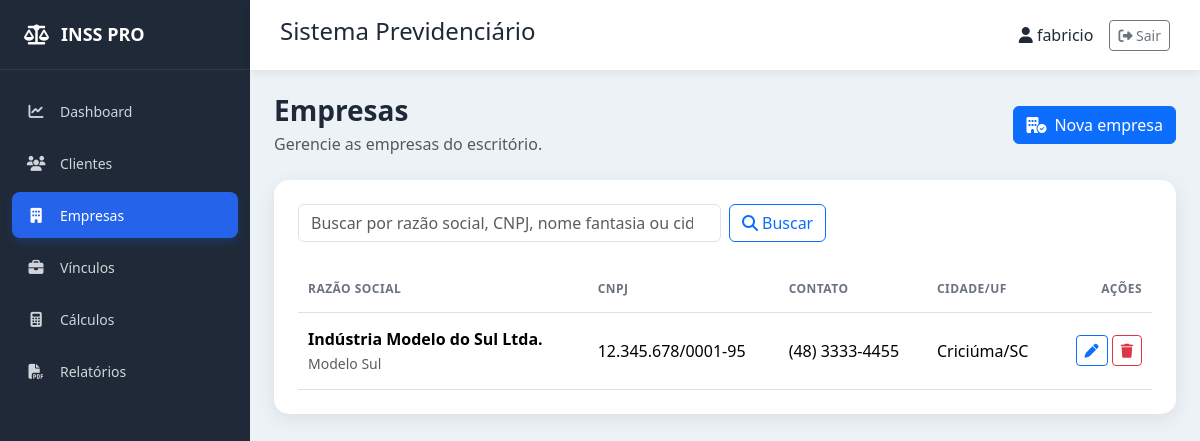
The page /empresas/ (signed in) on the database as committed earlier.
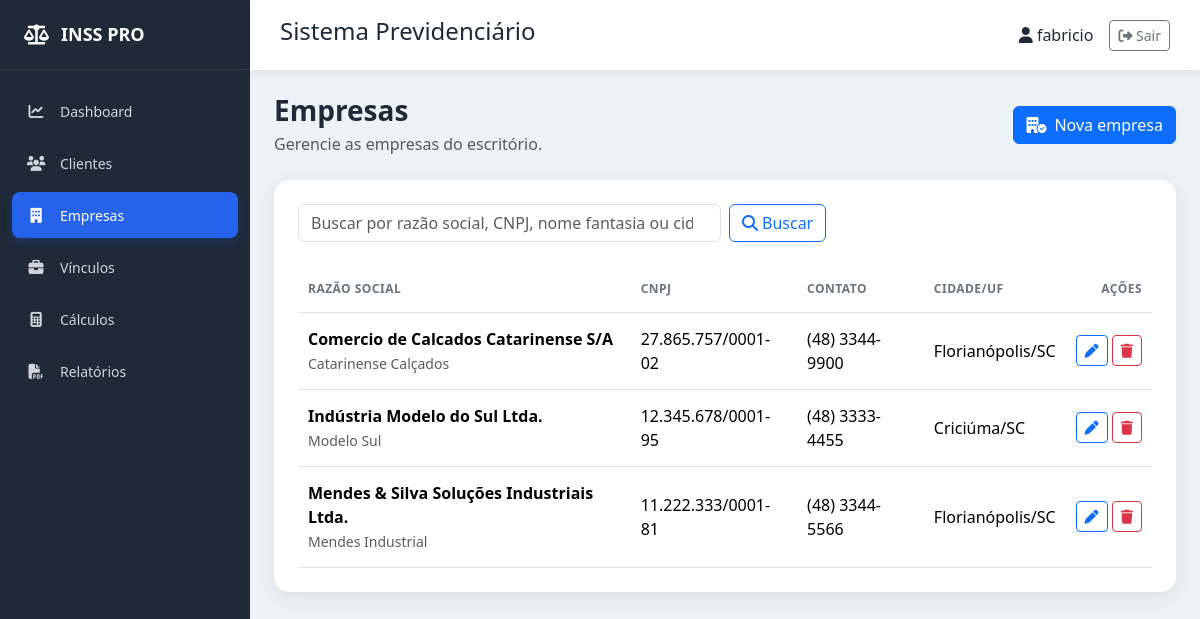
The same page on the database as committed later.
### empresas/models.py (models this page shows, shortened)
class Empresa(models.Model):
    razao_social = models.CharField(max_length=200)
    nome_fantasia = models.CharField(max_length=200, blank=True)
    cnpj = models.CharField(max_length=18, unique=True)
    inscricao_estadual = models.CharField(max_length=30, blank=True)
    telefone = models.CharField(max_length=20, blank=True)
    email = models.EmailField(blank=True)
    cep = models.CharField(max_length=10, blank=True)
    endereco = models.CharField(max_length=200, blank=True)
    numero = models.CharField(max_length=10, blank=True)
    complemento = models.CharField(max_length=100, blank=True)
    bairro = models.CharField(max_length=100, blank=True)
    cidade = models.CharField(max_length=100, blank=True)
    estado = models.CharField(max_length=2, blank=True)
    observacoes = models.TextField(blank=True)
    criado_em = models.DateTimeField(auto_now_add=True)
    atualizado_em = models.DateTimeField(auto_now=True)
    class Meta:
        ordering = ["razao_social"]
        verbose_name = "Empresa"
        verbose_name_plural = "Empresas"

### empresas/views.py (the view)
# urls.py: path("empresas/", views.lista, name="lista"),
def lista(request):
    termo = request.GET.get("q", "").strip()
    empresas = Empresa.objects.all()
    if termo:
        empresas = empresas.filter(Q(razao_social__icontains=termo) | Q(nome_fantasia__icontains=termo) | Q(cnpj__icontains=termo) | Q(cidade__icontains=termo))
    return render(request, "empresas/lista.html", {"empresas": empresas, "termo": termo})

### templates/empresas/lista.html (shortened to what this page needs)
{% extends "base.html" %}
{% block content %}
<div class="page-header d-flex flex-wrap justify-content-between align-items-center gap-3 mb-4"><div><h1 class="h3 mb-1">Empresas</h1><p class="text-muted mb-0">Gerencie as empresas do escritório.</p></div><a href="{% url 'empresas:cadastrar' %}" class="btn btn-primary"><i class="fa-solid fa-building-circle-check me-2"></i>Nova empresa</a></div>
<div class="card content-card"><div class="card-body p-4"><form method="get" class="row g-2 mb-4"><div class="col-md-8 col-lg-6"><input type="search" name="q" value="{{ termo }}" class="form-control" placeholder="Buscar por razão social, CNPJ, nome fantasia ou cidade"></div><div class="col-auto"><button class="btn btn-outline-primary" type="submit"><i class="fa-solid fa-magnifying-glass me-1"></i>Buscar</button></div>{% if termo %}<div class="col-auto"><a href="{% url 'empresas:lista' %}" class="btn btn-outline-secondary">Limpar</a></div>{% endif %}</form><div class="table-responsive"><table class="table align-middle mb-0"><thead><tr><th>Razão social</th><th>CNPJ</th><th>Contato</th><th>Cidade/UF</th><th class="text-end">Ações</th></tr></thead><tbody>{% for empresa in empresas %}<tr><td><strong>{{ empresa.razao_social }}</strong><br><small class="text-muted">{{ empresa.nome_fantasia|default:"Sem nome fantasia" }}</small></td><td>{{ empresa.cnpj }}</td><td>{{ empresa.telefone|default:empresa.email|default:"Não informado" }}</td><td>{% if empresa.cidade %}{{ empresa.cidade }}{% if empresa.estado %}/{{ empresa.estado }}{% endif %}{% else %}—{% endif %}</td><td class="text-end text-nowrap"><a href="{% url 'empresas:editar' empresa.pk %}" class="btn btn-sm btn-outline-primary" aria-label="Editar {{ empresa.razao_social }}"><i class="fa-solid fa-pen"></i></a> <a href="{% url 'empresas:excluir' empresa.pk %}" class="btn btn-sm btn-outline-danger" aria-label="Excluir {{ empresa.razao_social }}"><i class="fa-solid fa-trash"></i></a></td></tr>{% empty %}<tr><td colspan="5" class="text-center py-5 text-muted"><i class="fa-solid fa-building fs-2 d-block mb-2"></i>{% if termo %}Nenhuma empresa encontrada para a busca.{% else %}Nenhuma empresa cadastrada ainda.{% endif %}</td></tr>{% endfor %}</tbody></table></div></div></div>
{% endblock %}

Rows that differ between the two databases and show on the page:
added Empresa: razao_social "Comercio de Calcados Catarinense S/A", nome_fantasia "Catarinense Calçados", cnpj "27.865.757/0001-02", telefone "(48) 3344-9900", cidade "Florianópolis", estado "SC"
added Empresa: razao_social "Mendes & Silva Soluções Industriais Ltda.", nome_fantasia "Mendes Industrial", cnpj "11.222.333/0001-81", telefone "(48) 3344-5566", cidade "Florianópolis", estado "SC"
